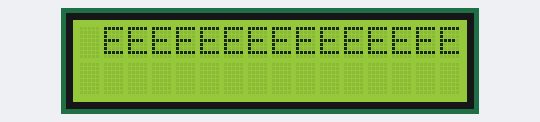
The sketch below on a simulated Arduino Uno, built with avr-gcc and run on an emulated ATmega328P. Parts: 20×4 character LCD. Wiring (inferred from the names in the program): character LCD (HD44780): RS pin 5; E pin 9; data pin 10, pin 11, pin 7, pin 4.

Above: at 0.73 s.
At 3.2 s:
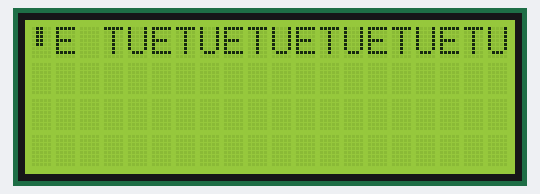
At 10.24 s:
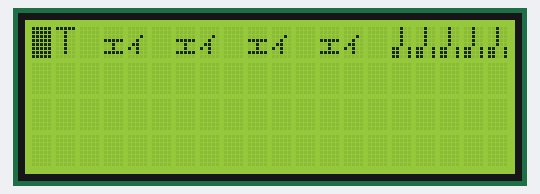
At 19.1 s:
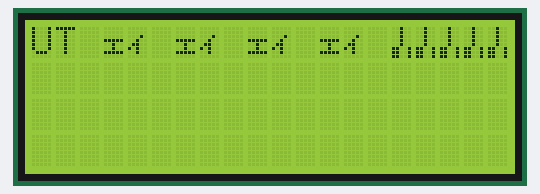
At 28.88 s:
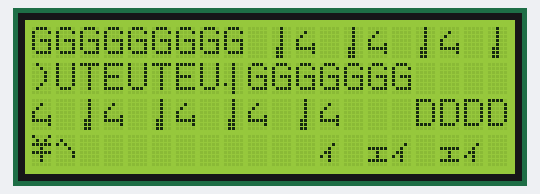
At 38.8 s:
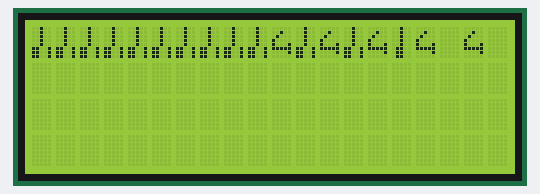

The sketch:

sketch_may12a_1088bs.ino
```cpp
//
//  Blinking LEDs on 1088BS LED 8x8 matrix
//

/********************************************

    8 rows (R1-R8), 8 cols (C1-C8)

    R1 --|>|-- C1
    row(HIGH) ....+LED-.... col(LOW)

    Schematic physical pinout:

        C8  C7  R2  C1  R4  C6  C4  R1
        :   :   :   :   :   :   :   :
        :   :   :   :   :   :   :   :
    +--16--15--14--13-_-12--11--10--9---+
    |C1R1                               |
    |C1R2                               |
    |...                                |
    |                                   |
    |              1088BS               |
    |                                   |
    |                                   |
    |                                   |
    |C1R8                           C8R8|
    +---1---2---3---4-_-5---6---7---8---+
        :   :   :   :   :   :   :   :
        :   :   :   :   :   :   :   :
        R5  R7  C2  C3  R8  C5  R6  R3

********************************************/

//
// NOTE: that's my current breadboard setup!
//
unsigned char row_pins[8] = {11, 10,  9,  8,  7,  6,  5,  4};
unsigned char col_pins[8] = { 3,  2, A0, A1, A2, A3, A4, A5};

void setup() {
   for (unsigned char i = 0; i < 8; i++) {
     pinMode(col_pins[i], OUTPUT);
     pinMode(row_pins[i], OUTPUT);
     digitalWrite(col_pins[i], HIGH);
     digitalWrite(row_pins[i], LOW);
   }
}

void hide_row(unsigned char row) {
  // Damn, I
  digitalWrite(col_pins[row], HIGH);
}

void show_row(unsigned char row, unsigned char data) {
  for (unsigned char i = 0; i < 8; i++) {
    digitalWrite(row_pins[i], data & 1);
    data = data >> 1;
  }
  digitalWrite(col_pins[row], LOW);
}


#define hello_width 120
#define hello_height 8
static unsigned char hello_bits[] = {
   0x00, 0x00, 0x00, 0x04, 0x00, 0x20, 0x08, 0x00, 0x00, 0x00, 0x00, 0x00,
   0x40, 0x41, 0x02, 0xe0, 0x01, 0x00, 0x00, 0x00, 0x00, 0x08, 0x06, 0x00,
   0x00, 0x90, 0x00, 0x00, 0x00, 0x02, 0x20, 0x9d, 0x74, 0x76, 0xb0, 0xb3,
   0x0b, 0x89, 0x1d, 0xe7, 0x90, 0x6a, 0xce, 0x54, 0x02, 0x20, 0xa5, 0x94,
   0x24, 0x88, 0x24, 0x09, 0x41, 0x21, 0x09, 0x91, 0xaa, 0x90, 0x54, 0x02,
   0x20, 0xa5, 0x74, 0x24, 0x89, 0x23, 0x09, 0x41, 0x39, 0xc7, 0xe1, 0xa6,
   0x9c, 0x5c, 0x02, 0x20, 0x9d, 0x96, 0x24, 0x89, 0x24, 0x09, 0x41, 0x25,
   0x29, 0x81, 0x6a, 0x92, 0x54, 0x02, 0x20, 0x85, 0x75, 0xae, 0xb0, 0x73,
   0x01, 0x2e, 0x59, 0xc7, 0x62, 0x2a, 0xac, 0x55, 0x00, 0x00, 0x00, 0x00,
   0x00, 0x00, 0x00, 0x08, 0x00, 0x00, 0x00, 0x00, 0x00, 0x00, 0x00, 0x02 };

static unsigned char video_ram[] = { 0, 0, 0, 0, 0, 0, 0, 0 };

static unsigned char offset = 0;
static unsigned int frames = 0;

void loop() {
  unsigned char row, row_prev;

  row_prev = 7;
  for (row = 0; row < 8; row++) {
    hide_row(row_prev);
    show_row(row, video_ram[row]);
    row_prev = row;
    delayMicroseconds(500);
  }

  frames++;

  if (frames > 15) {
    frames = 0;

    offset++;
    if (offset > (hello_width-8)) {
      offset = 0;
    }

    for (unsigned char y = 0; y < 8; y++) {
      video_ram[y] = 0;
      for (unsigned char x = 0; x < 8; x++) {
        unsigned char bit_value;
        unsigned int bit_addr;
        bit_addr = hello_width*y + x +offset;
        bit_value = (hello_bits[bit_addr >> 3] >> (bit_addr & 7)) & 1;
        video_ram[y] = video_ram[y] | (bit_value << (7-x));
      }
    }
  }

}
```

Measured:
- what the display in image 1 shows lasts 1.0 s, from 3.2 s to 4.2 s
- what the display in image 5 shows lasts 1.0 s, from 38.8 s to 39.8 s
